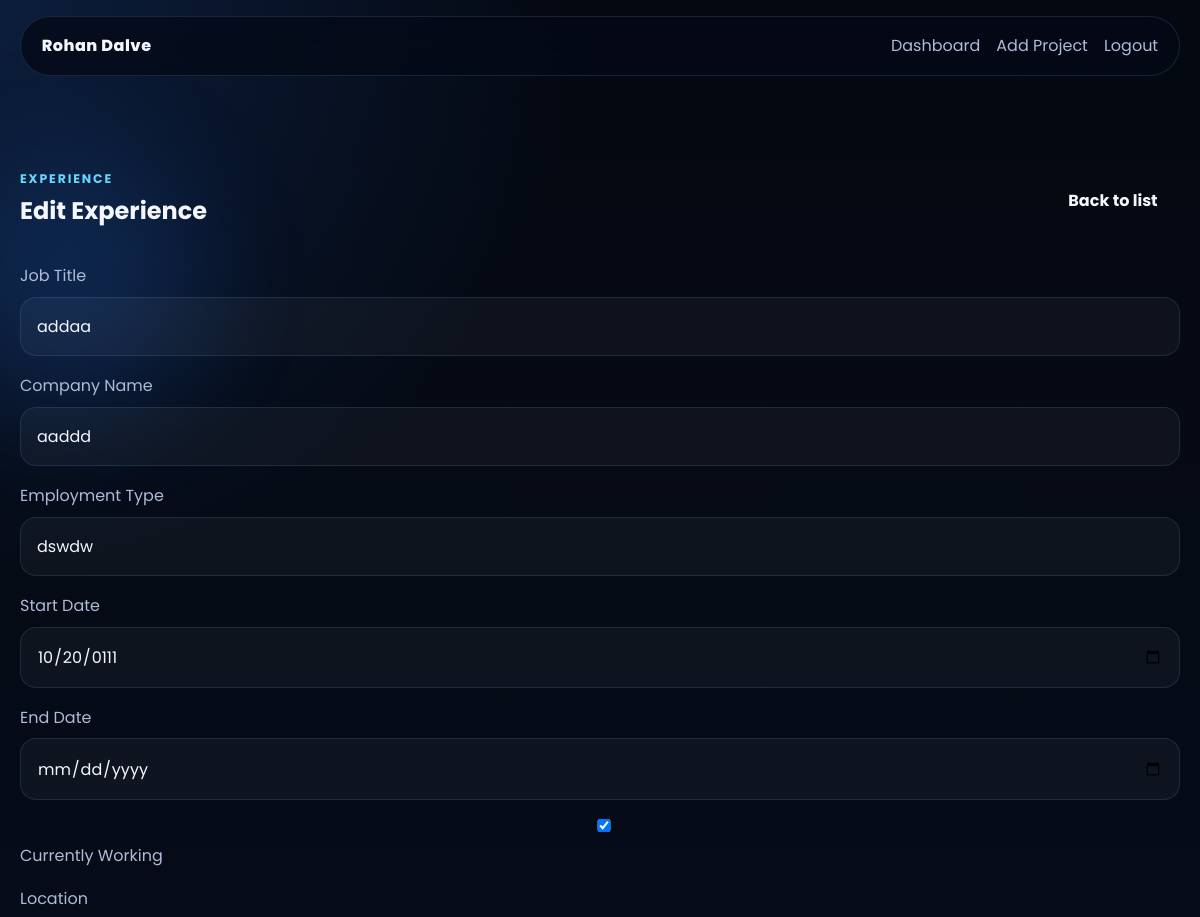
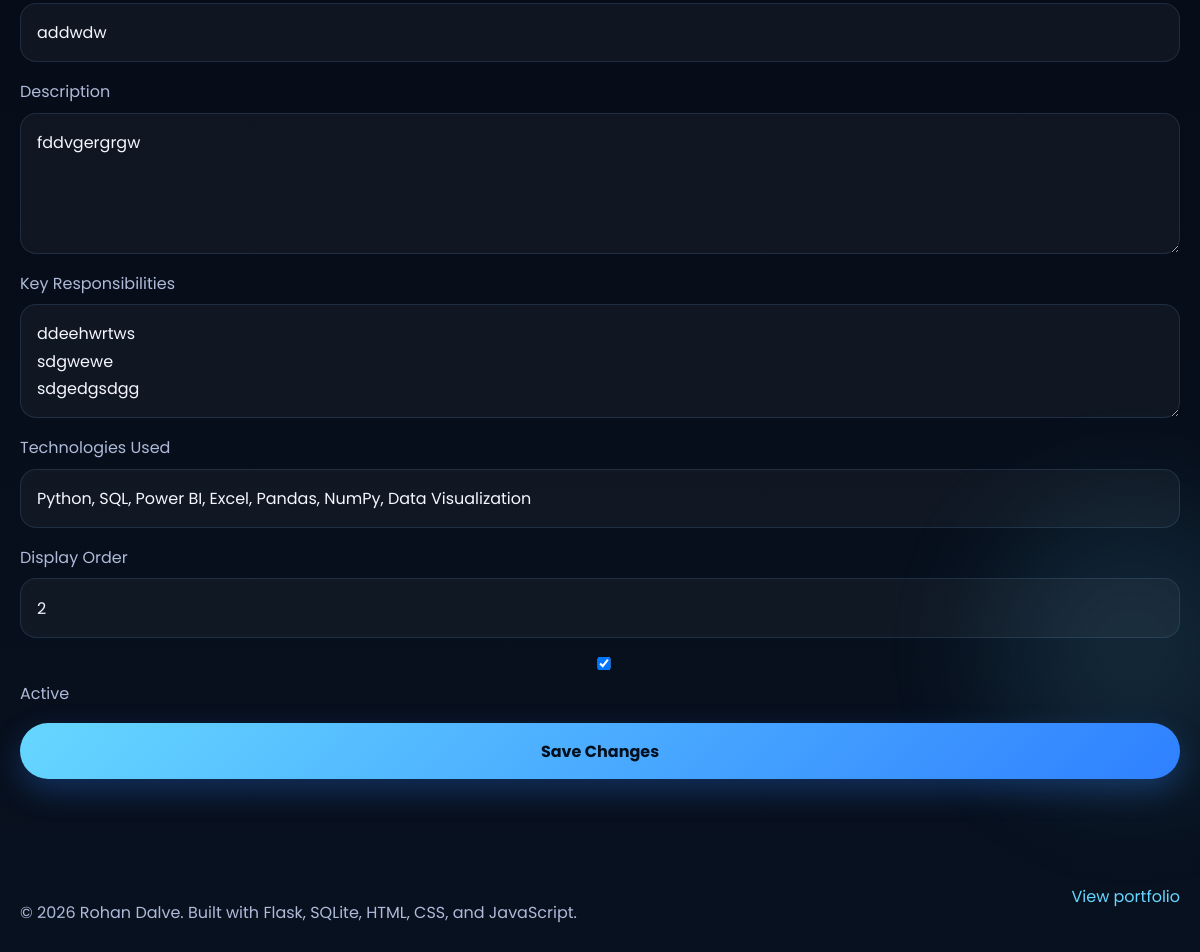
Screenshot of /edit-experience/4 (signed in) with the database file from the repository (2 pictures, top to bottom).
### tables this page shows
CREATE TABLE settings (
            key TEXT PRIMARY KEY,
            value TEXT NOT NULL
        );

CREATE TABLE experience (
            id INTEGER PRIMARY KEY AUTOINCREMENT,
            job_title TEXT NOT NULL,
            company_name TEXT NOT NULL,
            employment_type TEXT,
            start_date TEXT,
            end_date TEXT,
            current_job INTEGER DEFAULT 0,
            location TEXT,
            description TEXT,
            responsibilities TEXT,
            technologies TEXT,
            display_order INTEGER DEFAULT 0,
            status INTEGER DEFAULT 1,
            created_at TEXT DEFAULT (datetime('now')),
            updated_at TEXT
        );

### app.py (the view, shortened to what this page needs)
@app.route("/edit-experience/<int:exp_id>", methods=["GET", "POST"])
@admin_required
def edit_experience(exp_id: int):
    exp = query_one("SELECT * FROM experience WHERE id = ?", (exp_id,))
    if not exp:
        flash("Experience not found.", "error")
        return redirect(url_for("experiences_manager"))
    return render_template("edit_experience.html", exp=exp)

### app.py (called while the page is built)
def get_db() -> sqlite3.Connection:
    if "db" not in g:
        g.db = sqlite3.connect(app.config["DATABASE"])
        g.db.row_factory = sqlite3.Row
    return g.db

def query_one(query: str, params: tuple = ()) -> sqlite3.Row | None:
    return get_db().execute(query, params).fetchone()

def admin_required(view_func):
    @wraps(view_func)
    def wrapped_view(*args, **kwargs):
        if not session.get("admin_logged_in"):
            flash("Please log in to access the admin dashboard.", "error")
            return redirect(url_for("admin_login"))
        return view_func(*args, **kwargs)
    return wrapped_view

@app.context_processor
def inject_globals():
    db = sqlite3.connect(app.config["DATABASE"])
    db.row_factory = sqlite3.Row
    rows = db.execute("SELECT key, value FROM settings").fetchall()
    db.close()
    site = DEFAULT_SETTINGS.copy()
    site.update({row["key"]: row["value"] for row in rows})
    return {"site": site, "current_year": datetime.now().year}

### templates/edit_experience.html (shortened to what this page needs)
{% extends "base.html" %}
{% block body_class %}admin-body{% endblock %}
{% block content %}
<section class="section">
    <div class="container">
        <div class="panel-header">
            <div>
                <span class="section-tag">Experience</span>
                <h2>Edit Experience</h2>
            </div>
            <a class="btn" href="{{ url_for('experiences_manager') }}">Back to list</a>
        </div>
        <form class="admin-form" action="{{ url_for('edit_experience', exp_id=exp.id) }}" method="post">
            <label>Job Title<input type="text" name="job_title" value="{{ exp.job_title }}" required></label>
            <label>Company Name<input type="text" name="company_name" value="{{ exp.company_name }}" required></label>
            <label>Employment Type<input type="text" name="employment_type" value="{{ exp.employment_type }}"></label>
            <label>Start Date<input type="date" name="start_date" value="{{ exp.start_date }}"></label>
            <label>End Date<input type="date" name="end_date" value="{{ exp.end_date }}"></label>
            <label><input type="checkbox" name="current_job" {% if exp.current_job %}checked{% endif %}> Currently Working</label>
            <label>Location<input type="text" name="location" value="{{ exp.location }}"></label>
            <label>Description<textarea name="description" rows="4">{{ exp.description }}</textarea></label>
            <label>Key Responsibilities<textarea name="responsibilities" rows="3">{{ exp.responsibilities }}</textarea></label>
            <label>Technologies Used<input type="text" name="technologies" value="{{ exp.technologies }}" placeholder="Comma separated"></label>
            <label>Display Order<input type="number" name="display_order" value="{{ exp.display_order }}"></label>
            <label><input type="checkbox" name="status" {% if exp.status %}checked{% endif %}> Active</label>
            <button class="btn btn-primary" type="submit">Save Changes</button>
        </form>
    </div>
</section>
{% endblock %}

### templates/partials/navbar.html (shortened to what this page needs)
<header class="site-header" id="top">
    <nav class="navbar container">
        <a href="{{ url_for('home') }}#hero" class="brand">{{ site.name }}</a>
        <div class="nav-links" id="nav-menu">
            {% if request.path == '/' %}
            <a href="#hero">Home</a>
            <a href="#about">About</a>
            <a href="#skills">Skills</a>
            <a href="#experience">Experience</a>
            <a href="#projects">Projects</a>
            <a href="#contact">Contact</a>
            <a class="nav-button" href="{{ url_for('static', filename='resume.pdf') }}" download>Resume</a>
            {% elif session.get('admin_logged_in') %}
            <a href="{{ url_for('dashboard') }}">Dashboard</a>
            <a href="{{ url_for('add_project') }}">Add Project</a>
            <form action="{{ url_for('logout') }}" method="post" class="nav-inline-form">
                <button type="submit" class="nav-link-button">Logout</button>
            </form>
            {% else %}
            <a href="{{ url_for('home') }}#projects">Portfolio</a>
            <a href="{{ url_for('admin_login') }}">Admin Login</a>
            {% endif %}
        </div>
    </nav>
</header>

### templates/partials/footer.html
<footer class="site-footer">
    <div class="container footer-content">
        <p>&copy; {{ current_year }} {{ site.name }}. Built with Flask, SQLite, HTML, CSS, and JavaScript.</p>
        {% if request.path == '/' %}
        <a href="#top" class="footer-link">Back to top</a>
        {% else %}
        <a href="{{ url_for('home') }}" class="footer-link">View portfolio</a>
        {% endif %}
    </div>
</footer>

### static/css/style.css (style rules this page uses)
:root { --bg: #050816; --bg-alt: #091225; --panel: rgba(12, 22, 45, 0.7); --panel-strong: rgba(16, 29, 58, 0.9); --panel-soft: rgba(255, 255, 255, 0.06); --border: rgba(120, 182, 255, 0.18); --text: #f5f7ff; --muted: #aebad8; --primary: #66d7ff; --primary-strong: #2f80ff; --success: #44d3a3; --danger: #ff6b8f; --shadow: 0 26px 80px rgba(1, 9, 24, 0.45); --radius-lg: 28px; --radius-md: 20px; --radius-sm: 16px; --container: min(1160px, calc(100% - 2rem)); }
*, *::before, *::after { box-sizing: border-box; }
html { scroll-behavior: smooth; }
body { margin: 0; font-family: "Poppins", sans-serif; background: radial-gradient(circle at top left, rgba(47, 128, 255, 0.24), transparent 28%), radial-gradient(circle at bottom right, rgba(102, 215, 255, 0.15), transparent 24%), linear-gradient(180deg, #030711 0%, #07111f 100%); color: var(--text); line-height: 1.7; overflow-x: hidden; }
body.admin-body { background: radial-gradient(circle at top left, rgba(47, 128, 255, 0.18), transparent 26%), linear-gradient(180deg, #040811 0%, #08111f 100%); }
a { color: inherit; text-decoration: none; }
button, input, textarea { font: inherit; }
.container { width: var(--container); margin: 0 auto; }
.section { padding: 5.5rem 0; }
.section-heading h1, .section-heading h2, .panel-header h1, .panel-header h2, .admin-auth-intro h1, .dashboard-hero__content h1 { margin: 0.4rem 0 0.85rem; line-height: 1.15; }
.section-tag, .eyebrow, .project-stack { color: var(--primary); text-transform: uppercase; letter-spacing: 0.15em; font-size: 0.78rem; font-weight: 700; }
.site-header { position: sticky; top: 0; z-index: 30; padding-top: 1rem; }
.navbar { display: flex; align-items: center; justify-content: space-between; gap: 1rem; padding: 0.95rem 1.3rem; background: rgba(4, 10, 22, 0.78); border: 1px solid rgba(120, 182, 255, 0.16); border-radius: 999px; backdrop-filter: blur(18px); }
.brand { font-weight: 800; letter-spacing: 0.03em; }
.nav-links { display: flex; align-items: center; gap: 1rem; }
.nav-links a, .nav-button, .nav-link-button { color: var(--muted); transition: color 0.25s ease, opacity 0.25s ease, transform 0.25s ease; }
.nav-inline-form { margin: 0; }
.nav-link-button { padding: 0; background: transparent; border: 0; cursor: pointer; }
.btn { display: inline-flex; align-items: center; justify-content: center; gap: 0.45rem; min-height: 48px; padding: 0.9rem 1.4rem; border: 0; border-radius: 999px; font-weight: 700; cursor: pointer; transition: transform 0.25s ease, box-shadow 0.25s ease, background 0.25s ease, border-color 0.25s ease; }
.btn-primary { background: linear-gradient(135deg, var(--primary), var(--primary-strong)); color: #04101e; box-shadow: 0 12px 30px rgba(47, 128, 255, 0.28); }
.contact-form, .admin-form { display: grid; gap: 1rem; }
.contact-form label, .admin-form label { display: grid; gap: 0.45rem; color: var(--muted); }
.contact-form input, .contact-form textarea, .admin-form input, .admin-form textarea, .admin-list-item input { width: 100%; padding: 0.95rem 1rem; color: var(--text); background: rgba(255, 255, 255, 0.04); border: 1px solid rgba(120, 182, 255, 0.14); border-radius: 16px; outline: none; }
.panel-header { display: flex; align-items: center; justify-content: space-between; gap: 1rem; margin-bottom: 1.5rem; }
.site-footer { padding: 1rem 0 2rem; }
.footer-content { display: flex; justify-content: space-between; gap: 1rem; color: var(--muted); }
.footer-link { color: var(--primary); }

### rows the page displays
settings: name "Rohan Dalve"
experience: job_title "addaa", company_name "aaddd", employment_type "dswdw", start_date "10/20/0111", current_job "☑", location "addwdw", description "fddvgergrgw", responsibilities "ddeehwrtws sdgwewe sdgedgsdgg", technologies "Python, SQL, Power BI, Excel, Pandas, NumPy, Data Visualization", display_order "2", status "☑"
